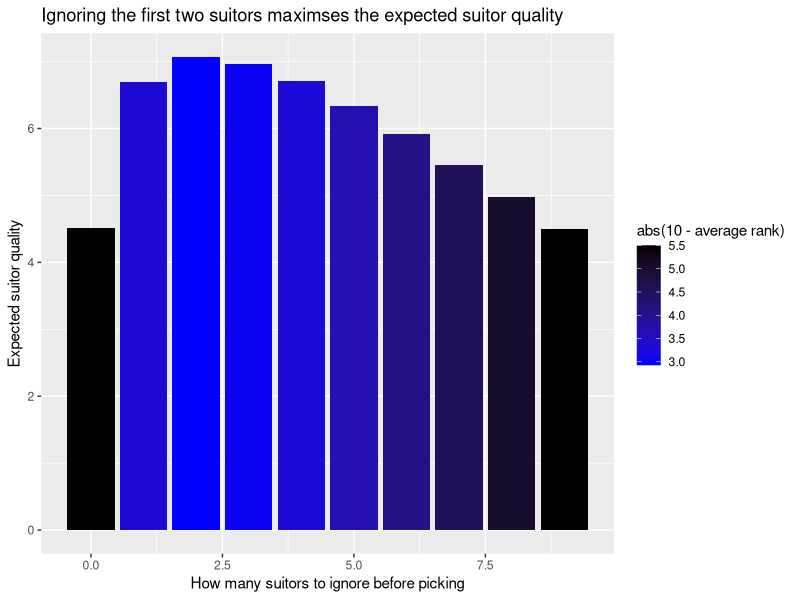

Write the R code that produced this figure.
setwd("Riddler/SultanSuitors/")
library(ggplot2)
library(data.table)

data <- fread("SuitorData.csv")
data <- data[data$n_trials == 100000]

ggplot(data,
       aes(x = w,
           y = abs(10 - avg_rank),
           fill = data$avg_rank)) +
  geom_bar(stat = "identity") +
  scale_fill_continuous(name = "abs(10 - average rank)", low = "blue", high = "black") +
  xlab("How many suitors to ignore before picking") +
  ylab("Expected suitor quality") +
  ggtitle("Ignoring the first two suitors maximses the expected suitor quality")

